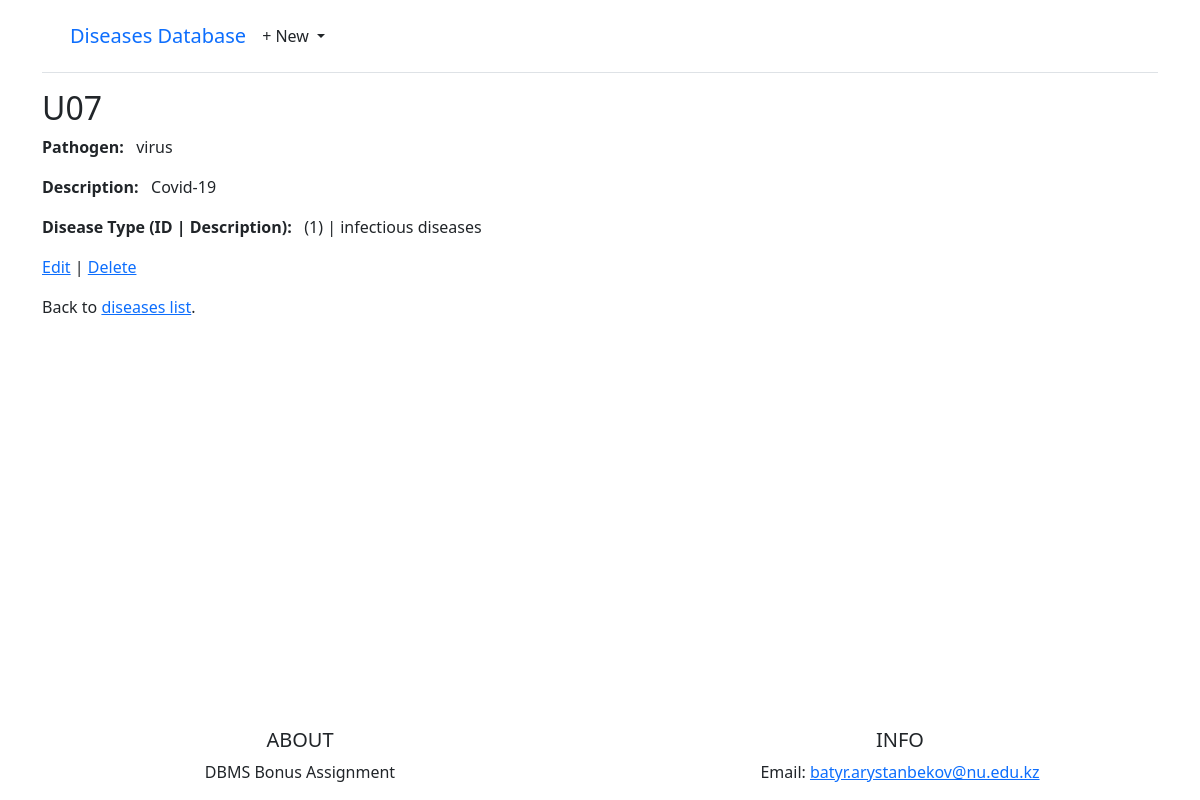
/diseases/U07/, run on the app's committed database.
### objects/models.py (models this page shows, shortened)
class Disease(models.Model):
    disease_code = models.CharField(max_length=50, primary_key=True)
    pathogen = models.CharField(max_length=20)
    description = models.CharField(max_length=140)
    id = models.ForeignKey(DiseaseType, on_delete=models.CASCADE)

class DiseaseType(models.Model):
    id = models.AutoField(primary_key=True)
    description = models.CharField(max_length=140)
    def __str__(self):
        return str(self.id)

### objects/views.py (the view)
# urls.py: path('diseases/<str:pk>/', DiseaseDetailView.as_view(), name='disease_detail'),
class DiseaseDetailView(DetailView):
    model = Disease
    template_name = 'disease/disease_detail.html'

### templates/disease/disease_detail.html
{% extends "base.html" %}
{% block content %}
<div class="article-entry">
    <h2>{{ disease.disease_code }}</h2>
    <p><b>Pathogen:</b> &nbsp; {{ disease.pathogen }}</p>
    <p><b>Description:</b> &nbsp; {{ disease.description }}</p>
    <p><b>Disease Type (ID | Description):</b> &nbsp; ({{disease.id}}) | {{ disease.id.description }}</p>
</div>
<p><a href="{% url 'disease_edit' disease.disease_code %}">Edit</a> |
    <a href="{% url 'disease_delete' disease.disease_code %}">Delete</a></p>
<p>Back to <a href="{% url 'disease_list' %}">diseases list</a>.</p>
{% endblock content %}

### data on the page
Disease: disease_code "U07", pathogen "virus", description "Covid-19", id "1", id.description "infectious diseases"
